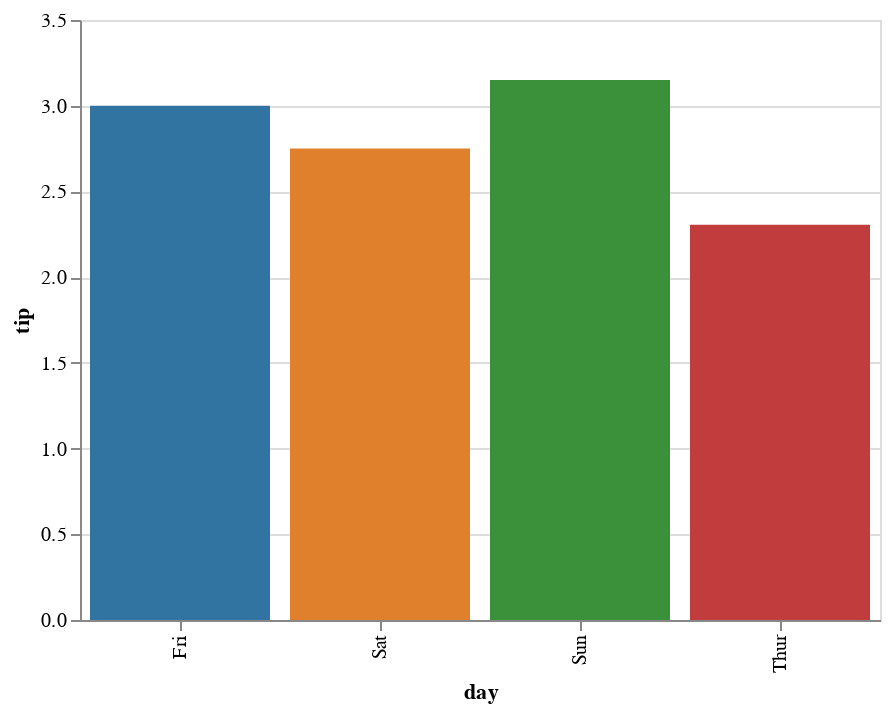

Notebook cell for this chart:
### Code cell
from numpy import median
display(salt.barplot(x="day", y="tip", data=tips, estimator=median, ci=None))
ax = sns.barplot(x="day", y="tip", data=tips, estimator=median, ci=None)

### Figure 1 — Vega-Lite specification as saved in the notebook (floating-point values rounded to 4 significant figures; data arrays with more than 128 entries replaced by an {"elided": "..."} marker saying what was removed)
{"$schema": "https://vega.github.io/schema/vega-lite/v2.4.1.json", "config": {"range": {"category": ["rgba(49,115,161,1)", "rgba(224,128,44,1)", "rgba(58,145,58,1)", "rgba(192,60,61,1)", "rgba(147,113,178,1)", "rgba(131,91,83,1)", "rgba(213,132,188,1)", "rgba(127,127,127,1)", "rgba(168,169,53,1)", "rgba(45,171,184,1)"]}, "view": {"height": 300, "width": 400}}, "data": {"values": {"elided": "244 records"}}, "encoding": {"color": {"field": "day", "legend": null, "type": "nominal"}, "x": {"field": "day", "type": "nominal"}, "y": {"aggregate": "median", "axis": {"title": "tip"}, "field": "tip", "type": "quantitative"}}, "mark": "bar"}
